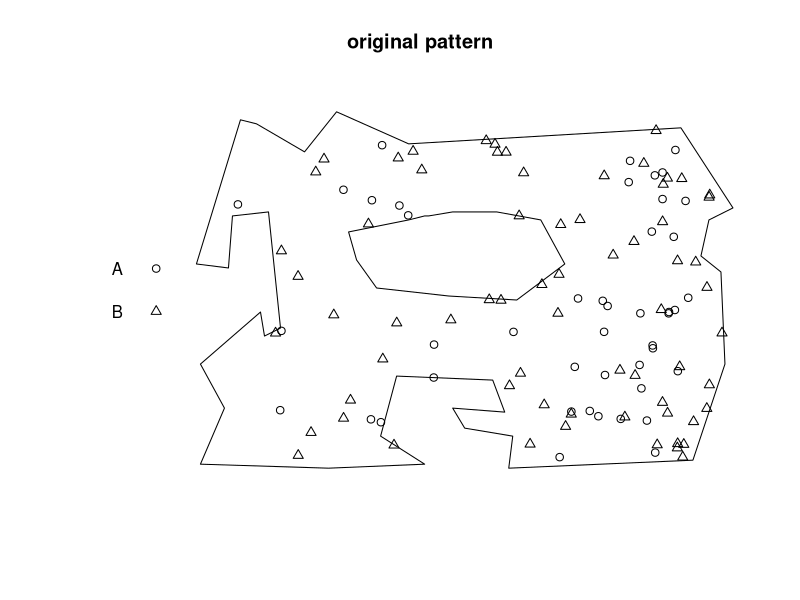
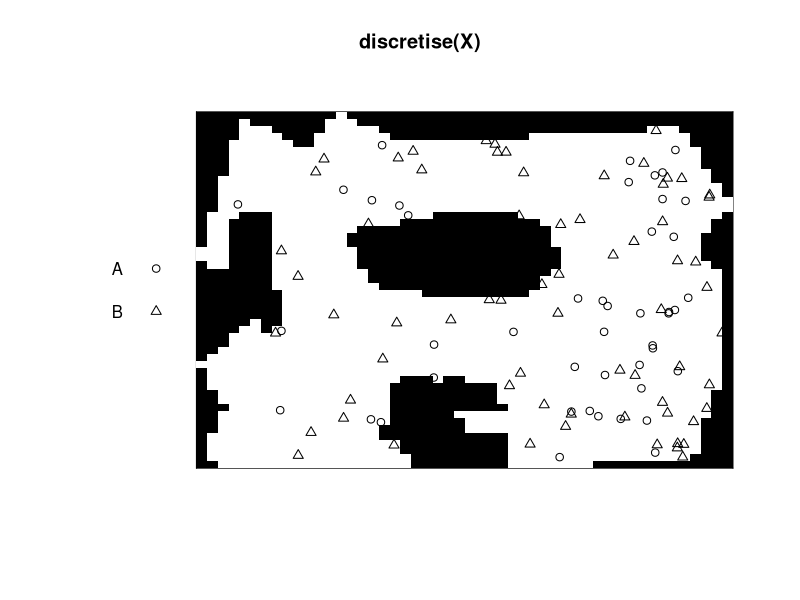
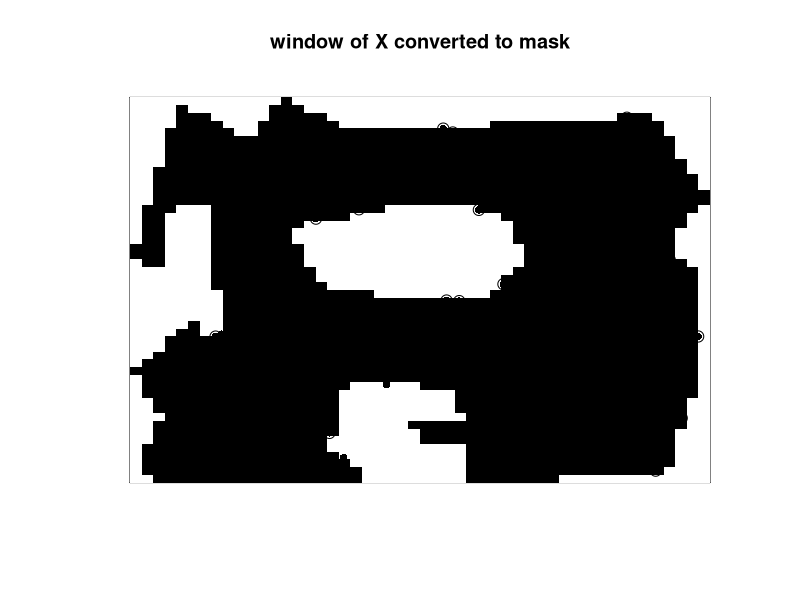

Source code (R) for these figures, in order:
library(spatstat)


### Name: discretise
### Title: Safely Convert Point Pattern Window to Binary Mask
### Aliases: discretise
### Keywords: spatial manip

### ** Examples

  data(demopat)
  X <- demopat
  plot(X, main="original pattern")
  Y <- discretise(X, dimyx=50)
  plot(Y, main="discretise(X)")
  stopifnot(npoints(X) == npoints(Y))

  # what happens if we just convert the window to a mask?
  W <- Window(X)
  M <- as.mask(W, dimyx=50)
  plot(M, main="window of X converted to mask")
  plot(X, add=TRUE, pch=16)
  plot(X[M], add=TRUE, pch=1, cex=1.5)
  XM <- X[M]
  cat(paste(npoints(X) - npoints(XM), "points of X lie outside M\n"))
